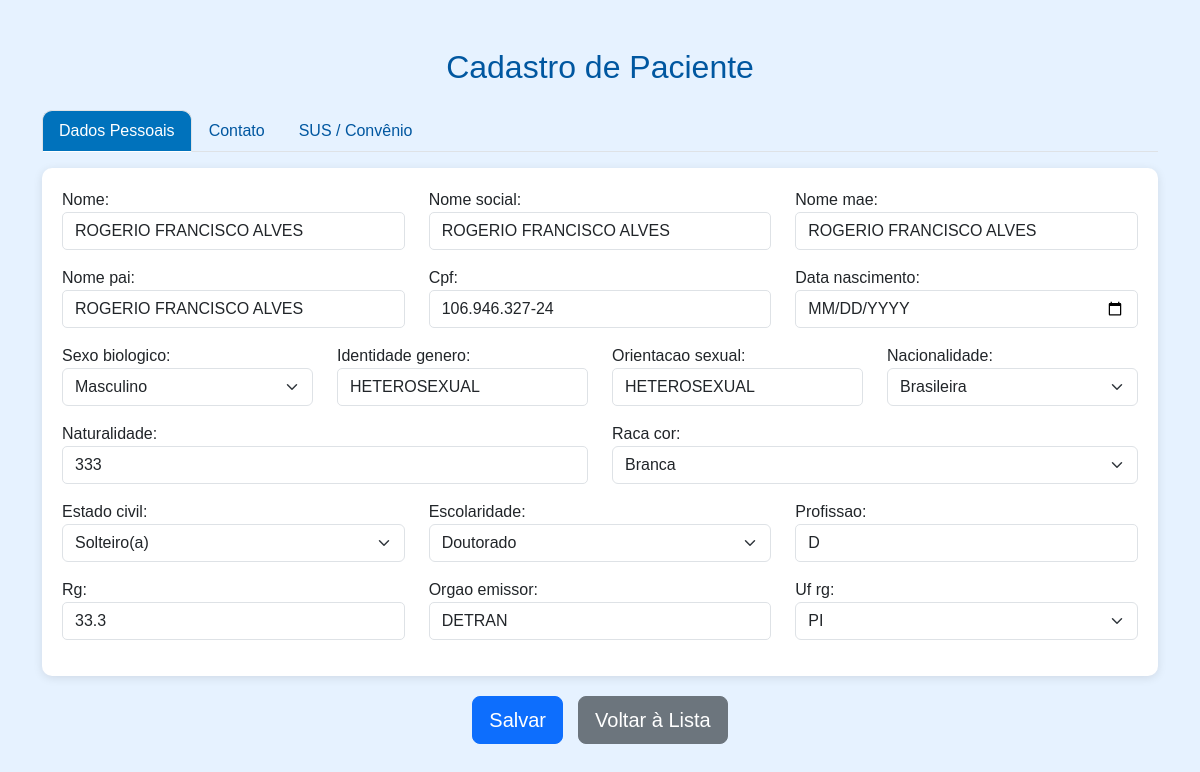
Page /pacientes/pacientes/1/editar/ (signed in) on the committed database.
### paciente/models.py (models this page shows, shortened)
class Paciente(models.Model):
    nome = models.CharField(max_length=100)
    nome_social = models.CharField(max_length=100, blank=True, null=True)
    nome_mae = models.CharField(max_length=100)
    nome_pai = models.CharField(max_length=100, blank=True, null=True)
    cpf = models.CharField(
        max_length=14,
        unique=True,
        validators=[
            RegexValidator(
                r'^\d{3}\.\d{3}\.\d{3}-\d{2}$',
                'CPF inválido! Use XXX.XXX.XXX-XX'
            )
        ]
    )
    data_nascimento = models.DateField()
    SEXO_BIOLOGICO_CHOICES = [
        ('M', 'Masculino'),
        ('F', 'Feminino'),
        ('I', 'Intersexo'),
    ]
    sexo_biologico = models.CharField(max_length=1, choices=SEXO_BIOLOGICO_CHOICES)
    identidade_genero = models.CharField(max_length=50)
    orientacao_sexual = models.CharField(max_length=50)
    NACIONALIDADE_CHOICES = [
        ('BRASILEIRA', 'Brasileira'),
        ('ARGENTINA', 'Argentina'),
        ('BOLIVIANA', 'Boliviana'),
        ('CHILENA', 'Chilena'),
        ('COLOMBIANA', 'Colombiana'),
        ('PARAGUAIA', 'Paraguaia'),
        ('PERUANA', 'Peruana'),
        ('URUGUAIA', 'Uruguaia'),
        ('VENEZUELANA', 'Venezuelana'),
        ('OUTRA', 'Outra'),
    ]
    nacionalidade = models.CharField(
        max_length=20,
        choices=NACIONALIDADE_CHOICES,
        default='BRASILEIRA'
    )
    naturalidade = models.CharField(max_length=100)
    RACA_COR_CHOICES = [
        ('BRANCA', 'Branca'),
        ('PRETA', 'Preta'),
        ('PARDA', 'Parda'),
        ('AMARELA', 'Amarela'),
        ('INDIGENA', 'Indígena'),
    ]
    raca_cor = models.CharField(max_length=10, choices=RACA_COR_CHOICES)
    ESTADO_CIVIL_CHOICES = [
        ('SOLTEIRO', 'Solteiro(a)'),
        ('CASADO', 'Casado(a)'),
        ('DIVORCIADO', 'Divorciado(a)'),
        ('VIUVO', 'Viúvo(a)'),
        ('UNIAO_ESTAVEL', 'União Estável'),
    ]
    estado_civil = models.CharField(max_length=20, choices=ESTADO_CIVIL_CHOICES)
    ESCOLARIDADE_CHOICES = [
        ('SEM_INSTRUCAO', 'Sem instrução'),
        ('FUNDAMENTAL_INCOMPLETO', 'Fundamental incompleto'),
        ('FUNDAMENTAL_COMPLETO', 'Fundamental completo'),
        ('MEDIO_INCOMPLETO', 'Médio incompleto'),
        ('MEDIO_COMPLETO', 'Médio completo'),
        ('SUPERIOR_INCOMPLETO', 'Superior incompleto'),
        ('SUPERIOR_COMPLETO', 'Superior completo'),
        ('POS_GRADUACAO', 'Pós-graduação'),
        ('MESTRADO', 'Mestrado'),
        ('DOUTORADO', 'Doutorado'),
    ]
    escolaridade = models.CharField(max_length=30, choices=ESCOLARIDADE_CHOICES)
    profissao = models.CharField(max_length=50)
    rg = models.CharField(max_length=20)
    orgao_emissor = models.CharField(max_length=10)
    UF_CHOICES = [
        ('AC','AC'), ('AL','AL'), ('AP','AP'), ('AM','AM'),
        ('BA','BA'), ('CE','CE'), ('DF','DF'), ('ES','ES'),
        ('GO','GO'), ('MA','MA'), ('MT','MT'), ('MS','MS'),
        ('MG','MG'), ('PA','PA'), ('PB','PB'), ('PR','PR'),
        ('PE','PE'), ('PI','PI'), ('RJ','RJ'), ('RN','RN'),
        ('RS','RS'), ('RO','RO'), ('RR','RR'), ('SC','SC'),
        ('SP','SP'), ('SE','SE'), ('TO','TO'),
    ]
    uf_rg = models.CharField(max_length=2, choices=UF_CHOICES)
    cep = models.CharField(
        max_length=9,
        validators=[
            RegexValidator(
                r'^\d{5}-\d{3}$',
                'CEP inválido! Use XXXXX-XXX'
            )
        ]
    )
    endereco = models.CharField(max_length=100)
    numero = models.CharField(max_length=10)
    complemento = models.CharField(max_length=50, blank=True, null=True)
    bairro = models.CharField(max_length=50)
    municipio = models.CharField(max_length=50)
    uf = models.CharField(max_length=2, choices=UF_CHOICES)
    ZONA_CHOICES = [
        ('URBANA', 'Urbana'),
        ('RURAL', 'Rural'),
    ]
    zona = models.CharField(max_length=6, choices=ZONA_CHOICES)
    telefone_fixo = models.CharField(
        max_length=15,
        blank=True,
        null=True,
        validators=[
            RegexValidator(
                r'^\(\d{2}\)\s\d{4}-\d{4}$',
                'Telefone inválido! Use (XX) XXXX-XXXX'
            )
        ]
    )
    celular = models.CharField(
        max_length=15,
        validators=[
            RegexValidator(
                r'^\(\d{2}\)\s\d{5}-\d{4}$',
                'Celular inválido! Use (XX) XXXXX-XXXX'
            )
        ]
    )
    whatsapp = models.BooleanField(default=False)
    email = models.EmailField(blank=True, null=True)
    cartao_sus = models.CharField(max_length=18, blank=True, null=True)
    criado_por = models.ForeignKey(
        User,
        on_delete=models.SET_NULL,
        null=True,
        blank=True,
        related_name='pacientes_criados'
    )
    data_criacao = models.DateTimeField(default=timezone.now, editable=False)
    data_atualizacao = models.DateTimeField(auto_now=True)

### paciente/decorators.py (the view)
        def _wrapped_view(request, *args, **kwargs):
            if request.user.is_authenticated and (
                request.user.is_superuser or
                request.user.groups.filter(name__in=grupos).exists()
            ):
                return view_func(request, *args, **kwargs)
            raise PermissionDenied  # ← ISSO ativa o 403.html

### paciente/views.py (called while the page is built)
@login_required
@grupo_requerido(['Recepcao'])
def paciente_edit(request, pk):
    paciente = get_object_or_404(Paciente, pk=pk)
    if request.method == 'POST':
        form = PacienteForm(request.POST, instance=paciente)
        if form.is_valid():
            form.save()
            return redirect('paciente_list')
    else:
        form = PacienteForm(instance=paciente)
    return render(request, 'paciente/form.html', {'form': form})

### paciente/templates/paciente/form.html (shortened to what this page needs)
<!DOCTYPE html>
<html lang="pt-br">
<head>
    <link rel="stylesheet" href="https://cdn.jsdelivr.net/npm/bootstrap@5.3.2/dist/css/bootstrap.min.css">
</head>
<body>
<div class="container mt-5 mb-5">
    <h2 class="text-center mb-4">Cadastro de Paciente</h2>
    <form method="POST" novalidate>
        <ul class="nav nav-tabs" id="tabMenu" role="tablist">
            <li class="nav-item" role="presentation">
                <button type="button" class="nav-link active" id="dados-tab" data-bs-toggle="tab" data-bs-target="#dados">Dados Pessoais</button>
            </li>
            <li class="nav-item" role="presentation">
                <button type="button" class="nav-link" id="contato-tab" data-bs-toggle="tab" data-bs-target="#contato">Contato</button>
            </li>
            <li class="nav-item" role="presentation">
                <button type="button" class="nav-link" id="sus-tab" data-bs-toggle="tab" data-bs-target="#sus">SUS / Convênio</button>
            </li>
        </ul>
        <div class="tab-content mt-3">
            <div class="tab-pane fade show active" id="dados">
                <div class="card-tab">
                    <div class="row">
                        <div class="col-md-4 mb-3">{{ form.nome.label_tag }}{{ form.nome }}{% if form.nome.errors %}<div class="text-danger">{{ form.nome.errors }}</div>{% endif %}</div>
                        <div class="col-md-4 mb-3">{{ form.nome_social.label_tag }}{{ form.nome_social }}{% if form.nome_social.errors %}<div class="text-danger">{{ form.nome_social.errors }}</div>{% endif %}</div>
                        <div class="col-md-4 mb-3">{{ form.nome_mae.label_tag }}{{ form.nome_mae }}{% if form.nome_mae.errors %}<div class="text-danger">{{ form.nome_mae.errors }}</div>{% endif %}</div>
                        <div class="col-md-4 mb-3">{{ form.nome_pai.label_tag }}{{ form.nome_pai }}{% if form.nome_pai.errors %}<div class="text-danger">{{ form.nome_pai.errors }}</div>{% endif %}</div>
                        <div class="col-md-4 mb-3">{{ form.cpf.label_tag }}{{ form.cpf }}{% if form.cpf.errors %}<div class="text-danger">{{ form.cpf.errors }}</div>{% endif %}</div>
                        <div class="col-md-4 mb-3">{{ form.data_nascimento.label_tag }}{{ form.data_nascimento }}{% if form.data_nascimento.errors %}<div class="text-danger">{{ form.data_nascimento.errors }}</div>{% endif %}</div>
                        <div class="col-md-3 mb-3">{{ form.sexo_biologico.label_tag }}{{ form.sexo_biologico }}{% if form.sexo_biologico.errors %}<div class="text-danger">{{ form.sexo_biologico.errors }}</div>{% endif %}</div>
                        <div class="col-md-3 mb-3">{{ form.identidade_genero.label_tag }}{{ form.identidade_genero }}{% if form.identidade_genero.errors %}<div class="text-danger">{{ form.identidade_genero.errors }}</div>{% endif %}</div>
                        <div class="col-md-3 mb-3">{{ form.orientacao_sexual.label_tag }}{{ form.orientacao_sexual }}{% if form.orientacao_sexual.errors %}<div class="text-danger">{{ form.orientacao_sexual.errors }}</div>{% endif %}</div>
                        <div class="col-md-3 mb-3">{{ form.nacionalidade.label_tag }}{{ form.nacionalidade }}{% if form.nacionalidade.errors %}<div class="text-danger">{{ form.nacionalidade.errors }}</div>{% endif %}</div>
                        <div class="col-md-6 mb-3">{{ form.naturalidade.label_tag }}{{ form.naturalidade }}{% if form.naturalidade.errors %}<div class="text-danger">{{ form.naturalidade.errors }}</div>{% endif %}</div>
                        <div class="col-md-6 mb-3">{{ form.raca_cor.label_tag }}{{ form.raca_cor }}{% if form.raca_cor.errors %}<div class="text-danger">{{ form.raca_cor.errors }}</div>{% endif %}</div>
                        <div class="col-md-4 mb-3">{{ form.estado_civil.label_tag }}{{ form.estado_civil }}{% if form.estado_civil.errors %}<div class="text-danger">{{ form.estado_civil.errors }}</div>{% endif %}</div>
                        <div class="col-md-4 mb-3">{{ form.escolaridade.label_tag }}{{ form.escolaridade }}{% if form.escolaridade.errors %}<div class="text-danger">{{ form.escolaridade.errors }}</div>{% endif %}</div>
                        <div class="col-md-4 mb-3">{{ form.profissao.label_tag }}{{ form.profissao }}{% if form.profissao.errors %}<div class="text-danger">{{ form.profissao.errors }}</div>{% endif %}</div>
                        <div class="col-md-4 mb-3">{{ form.rg.label_tag }}{{ form.rg }}{% if form.rg.errors %}<div class="text-danger">{{ form.rg.errors }}</div>{% endif %}</div>
                        <div class="col-md-4 mb-3">{{ form.orgao_emissor.label_tag }}{{ form.orgao_emissor }}{% if form.orgao_emissor.errors %}<div class="text-danger">{{ form.orgao_emissor.errors }}</div>{% endif %}</div>
                        <div class="col-md-4 mb-3">{{ form.uf_rg.label_tag }}{{ form.uf_rg }}{% if form.uf_rg.errors %}<div class="text-danger">{{ form.uf_rg.errors }}</div>{% endif %}</div>
                    </div>
                </div>
            </div>
        </div>
        <div class="btn-group-center">
            <button type="submit" class="btn btn-primary btn-lg">Salvar</button>
            <a href="{% url 'paciente_list' %}" class="btn btn-secondary btn-lg">Voltar à Lista</a>
        </div>
    </form>
</div>
</body>
</html>

### paciente/templates/paciente/form.html (style rules this page uses)
body { background-color: #e6f2ff; font-family: Arial, sans-serif; }
h2 { color: #0057a0; }
.tab-pane { margin-top: 15px; }
.card-tab { background-color: #ffffff; border-radius: 10px; box-shadow: 0 2px 10px rgba(0,0,0,0.1); padding: 20px; margin-bottom: 20px; }
.form-control { border-radius: 5px; text-transform: uppercase; }
.btn-group-center { display: flex; justify-content: center; gap: 15px; margin-top: 20px; }
.nav-tabs .nav-link.active { background-color: #0072bc; color: #fff; border-radius: 10px 10px 0 0; }
.nav-tabs .nav-link { border-radius: 10px 10px 0 0; color: #0057a0; }

### rows in the picture
Paciente: nome "ROGERIO FRANCISCO ALVES", nome_social "ROGERIO FRANCISCO ALVES", nome_mae "ROGERIO FRANCISCO ALVES", nome_pai "ROGERIO FRANCISCO ALVES", cpf "106.946.327-24", sexo_biologico "Masculino", identidade_genero "HETEROSEXUAL", orientacao_sexual "HETEROSEXUAL", nacionalidade "Brasileira", naturalidade "333", raca_cor "Branca", estado_civil "Solteiro(a)", escolaridade "Doutorado", profissao "D", rg "33.3", orgao_emissor "DETRAN", uf_rg "PI"
